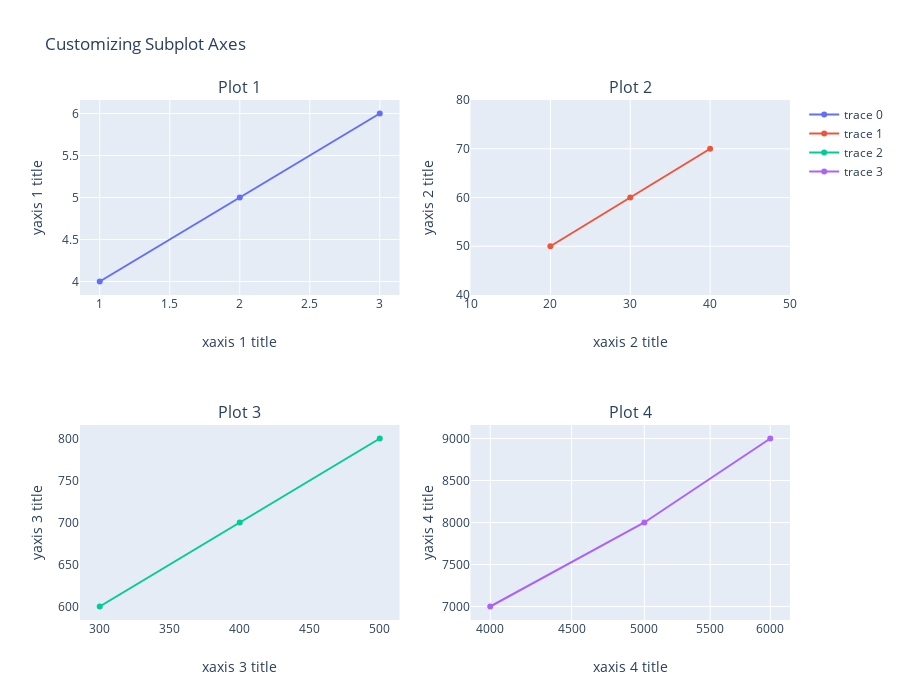

Here is the notebook cell this chart was saved with:
### Markdown cell above
<h4 id="Customizing-Subplot-Axes">Customizing Subplot Axes<a class="anchor-link" href="#Customizing-Subplot-Axes">¶</a></h4><p>After a figure with subplots is created using the <code>make_subplots</code> function, its axis properties (title, font, range, grid style, etc.) can be customized using the <code>update_xaxes</code> and <code>update_yaxes</code> graph object figure methods.  By default, these methods apply to all of the x axes or y axes in the figure. The <code>row</code> and <code>col</code> arguments can be used to control which axes are targeted by the update.</p>
<p>Here is an example that creates a figure with a 2 x 2 subplot grid, populates each subplot with a scatter trace, and then updates the x and y axis titles for each subplot individually.</p>

### Code cell
from plotly.subplots import make_subplots
import plotly.graph_objects as go

# Initialize figure with subplots
fig = make_subplots(
    rows=2, cols=2, subplot_titles=("Plot 1", "Plot 2", "Plot 3", "Plot 4")
)

# Add traces
fig.add_trace(go.Scatter(x=[1, 2, 3], y=[4, 5, 6]), row=1, col=1)
fig.add_trace(go.Scatter(x=[20, 30, 40], y=[50, 60, 70]), row=1, col=2)
fig.add_trace(go.Scatter(x=[300, 400, 500], y=[600, 700, 800]), row=2, col=1)
fig.add_trace(go.Scatter(x=[4000, 5000, 6000], y=[7000, 8000, 9000]), row=2, col=2)

# Update xaxis properties
fig.update_xaxes(title_text="xaxis 1 title", row=1, col=1)
fig.update_xaxes(title_text="xaxis 2 title", range=[10, 50], row=1, col=2)
fig.update_xaxes(title_text="xaxis 3 title", showgrid=False, row=2, col=1)
fig.update_xaxes(title_text="xaxis 4 title", type="log", row=2, col=2)

# Update yaxis properties
fig.update_yaxes(title_text="yaxis 1 title", row=1, col=1)
fig.update_yaxes(title_text="yaxis 2 title", range=[40, 80], row=1, col=2)
fig.update_yaxes(title_text="yaxis 3 title", showgrid=False, row=2, col=1)
fig.update_yaxes(title_text="yaxis 4 title", row=2, col=2)

# Update title and height
fig.update_layout(title_text="Customizing Subplot Axes", height=700)

fig.show()

### Figure 1 — Plotly figure (JSON) as saved in the notebook; plotly's stock layout.template omitted (floating-point values rounded to 4 significant figures)
{"data": [{"type": "scatter", "x": [1, 2, 3], "xaxis": "x", "y": [4, 5, 6], "yaxis": "y"}, {"type": "scatter", "x": [20, 30, 40], "xaxis": "x2", "y": [50, 60, 70], "yaxis": "y2"}, {"type": "scatter", "x": [300, 400, 500], "xaxis": "x3", "y": [600, 700, 800], "yaxis": "y3"}, {"type": "scatter", "x": [4000, 5000, 6000], "xaxis": "x4", "y": [7000, 8000, 9000], "yaxis": "y4"}], "layout": {"annotations": [{"font": {"size": 16}, "showarrow": false, "text": "Plot 1", "x": 0.225, "xanchor": "center", "xref": "paper", "y": 1, "yanchor": "bottom", "yref": "paper"}, {"font": {"size": 16}, "showarrow": false, "text": "Plot 2", "x": 0.775, "xanchor": "center", "xref": "paper", "y": 1, "yanchor": "bottom", "yref": "paper"}, {"font": {"size": 16}, "showarrow": false, "text": "Plot 3", "x": 0.225, "xanchor": "center", "xref": "paper", "y": 0.375, "yanchor": "bottom", "yref": "paper"}, {"font": {"size": 16}, "showarrow": false, "text": "Plot 4", "x": 0.775, "xanchor": "center", "xref": "paper", "y": 0.375, "yanchor": "bottom", "yref": "paper"}], "height": 700, "title": {"text": "Customizing Subplot Axes"}, "xaxis": {"anchor": "y", "domain": [0, 0.45], "title": {"text": "xaxis 1 title"}}, "xaxis2": {"anchor": "y2", "domain": [0.55, 1], "range": [10, 50], "title": {"text": "xaxis 2 title"}}, "xaxis3": {"anchor": "y3", "domain": [0, 0.45], "showgrid": false, "title": {"text": "xaxis 3 title"}}, "xaxis4": {"anchor": "y4", "domain": [0.55, 1], "title": {"text": "xaxis 4 title"}, "type": "log"}, "yaxis": {"anchor": "x", "domain": [0.625, 1], "title": {"text": "yaxis 1 title"}}, "yaxis2": {"anchor": "x2", "domain": [0.625, 1], "range": [40, 80], "title": {"text": "yaxis 2 title"}}, "yaxis3": {"anchor": "x3", "domain": [0, 0.375], "showgrid": false, "title": {"text": "yaxis 3 title"}}, "yaxis4": {"anchor": "x4", "domain": [0, 0.375], "title": {"text": "yaxis 4 title"}}}}
